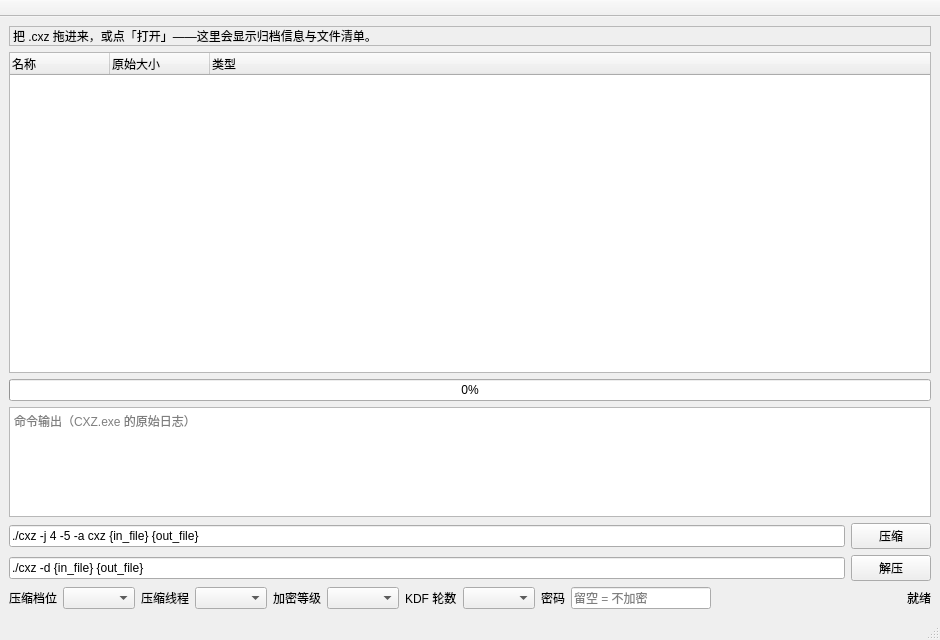
<?xml version="1.0" encoding="UTF-8"?>
<ui version="4.0">
 <class>MainWindow</class>
 <widget class="QMainWindow" name="MainWindow">
  <property name="geometry">
   <rect>
    <x>0</x>
    <y>0</y>
    <width>940</width>
    <height>640</height>
   </rect>
  </property>
  <property name="windowTitle">
   <string>QingXi · CXZ 压缩包</string>
  </property>
  <widget class="QWidget" name="centralwidget">
   <layout class="QVBoxLayout" name="verticalLayout">
    <item>
     <widget class="QLabel" name="labelInfo">
      <property name="text">
       <string>把 .cxz 拖进来，或点「打开」——这里会显示归档信息与文件清单。</string>
      </property>
      <property name="wordWrap">
       <bool>true</bool>
      </property>
      <property name="textInteractionFlags">
       <set>Qt::TextSelectableByMouse</set>
      </property>
      <property name="frameShape">
       <enum>QFrame::StyledPanel</enum>
      </property>
      <property name="margin">
       <number>8</number>
      </property>
     </widget>
    </item>
    <item>
     <widget class="QTreeWidget" name="tree">
      <property name="alternatingRowColors">
       <bool>true</bool>
      </property>
      <property name="uniformRowHeights">
       <bool>true</bool>
      </property>
      <property name="rootIsDecorated">
       <bool>false</bool>
      </property>
      <property name="itemsExpandable">
       <bool>false</bool>
      </property>
      <property name="indentation">
       <number>0</number>
      </property>
      <property name="iconSize">
       <size>
        <width>16</width>
        <height>16</height>
       </size>
      </property>
      <property name="selectionMode">
       <enum>QAbstractItemView::ExtendedSelection</enum>
      </property>
      <column>
       <property name="text">
        <string>名称</string>
       </property>
      </column>
      <column>
       <property name="text">
        <string>原始大小</string>
       </property>
      </column>
      <column>
       <property name="text">
        <string>类型</string>
       </property>
      </column>
     </widget>
    </item>
    <item>
     <widget class="QProgressBar" name="progressBar">
      <property name="value">
       <number>0</number>
      </property>
     </widget>
    </item>
    <item>
     <widget class="QPlainTextEdit" name="logView">
      <property name="maximumSize">
       <size>
        <width>16777215</width>
        <height>110</height>
       </size>
      </property>
      <property name="readOnly">
       <bool>true</bool>
      </property>
      <property name="placeholderText">
       <string>命令输出（CXZ.exe 的原始日志）</string>
      </property>
     </widget>
    </item>
    <item>
     <layout class="QHBoxLayout" name="rowCompress">
      <item>
       <widget class="QLineEdit" name="lineEditForCmd">
        <property name="toolTip">
         <string>压缩命令，{in_file} / {out_file} 会替换成实际路径</string>
        </property>
        <property name="text">
         <string>./cxz -j 4 -5 -a cxz {in_file} {out_file}</string>
        </property>
       </widget>
      </item>
      <item>
       <widget class="QPushButton" name="pushButton">
        <property name="text">
         <string>压缩</string>
        </property>
       </widget>
      </item>
     </layout>
    </item>
    <item>
     <layout class="QHBoxLayout" name="rowDecompress">
      <item>
       <widget class="QLineEdit" name="lineEditForCmd_2">
        <property name="toolTip">
         <string>解压命令，{in_file} / {out_file} 会替换成实际路径</string>
        </property>
        <property name="text">
         <string>./cxz -d {in_file} {out_file}</string>
        </property>
       </widget>
      </item>
      <item>
       <widget class="QPushButton" name="pushButton_2">
        <property name="text">
         <string>解压</string>
        </property>
       </widget>
      </item>
     </layout>
    </item>
    <item>
     <layout class="QHBoxLayout" name="rowOptions">
      <item>
       <widget class="QLabel" name="label_2">
        <property name="text">
         <string>压缩档位</string>
        </property>
       </widget>
      </item>
      <item>
       <widget class="QComboBox" name="comboBox"/>
      </item>
      <item>
       <widget class="QLabel" name="label_3">
        <property name="text">
         <string>压缩线程</string>
        </property>
       </widget>
      </item>
      <item>
       <widget class="QComboBox" name="comboBox_2"/>
      </item>
      <item>
       <widget class="QLabel" name="labelCipher">
        <property name="toolTip">
         <string>加密等级：AES-64 / 128 / 192 / 256 / 512（留空密码则不加密）</string>
        </property>
        <property name="text">
         <string>加密等级</string>
        </property>
       </widget>
      </item>
      <item>
       <widget class="QComboBox" name="comboBoxCipher"/>
      </item>
      <item>
       <widget class="QLabel" name="labelKdf">
        <property name="toolTip">
         <string>KDF 轮数：越高越难被暴力破解，也越慢（10000 - 500000）</string>
        </property>
        <property name="text">
         <string>KDF 轮数</string>
        </property>
       </widget>
      </item>
      <item>
       <widget class="QComboBox" name="comboBoxKdf"/>
      </item>
      <item>
       <widget class="QLabel" name="label_pass">
        <property name="toolTip">
         <string>压缩时用它当加密密码；打开加密归档时也会先用它</string>
        </property>
        <property name="text">
         <string>密码</string>
        </property>
       </widget>
      </item>
      <item>
       <widget class="QLineEdit" name="lineEditPass">
        <property name="minimumSize">
         <size>
          <width>140</width>
          <height>0</height>
         </size>
        </property>
        <property name="maximumSize">
         <size>
          <width>240</width>
          <height>16777215</height>
         </size>
        </property>
        <property name="toolTip">
         <string>留空 = 不加密。压缩时写入归档；打开加密归档时先试这个密码（不对再弹框询问）</string>
        </property>
        <property name="placeholderText">
         <string>留空 = 不加密</string>
        </property>
        <property name="clearButtonEnabled">
         <bool>true</bool>
        </property>
       </widget>
      </item>
      <item>
       <spacer name="spacerOptions">
        <property name="orientation">
         <enum>Qt::Horizontal</enum>
        </property>
        <property name="sizeHint" stdset="0">
         <size>
          <width>40</width>
          <height>20</height>
         </size>
        </property>
       </spacer>
      </item>
      <item>
       <widget class="QLabel" name="label_4">
        <property name="minimumSize">
         <size>
          <width>210</width>
          <height>0</height>
         </size>
        </property>
        <property name="toolTip">
         <string>状态 / 预计剩余时间</string>
        </property>
        <property name="text">
         <string>就绪</string>
        </property>
        <property name="alignment">
         <set>Qt::AlignRight|Qt::AlignVCenter</set>
        </property>
       </widget>
      </item>
     </layout>
    </item>
   </layout>
  </widget>
  <widget class="QToolBar" name="toolBar">
   <property name="windowTitle">
    <string>工具栏</string>
   </property>
   <property name="movable">
    <bool>false</bool>
   </property>
  </widget>
  <widget class="QMenuBar" name="menubar">
   <property name="geometry">
    <rect>
     <x>0</x>
     <y>0</y>
     <width>940</width>
     <height>25</height>
    </rect>
   </property>
  </widget>
  <widget class="QStatusBar" name="statusbar"/>
 </widget>
 <resources/>
 <connections/>
</ui>
